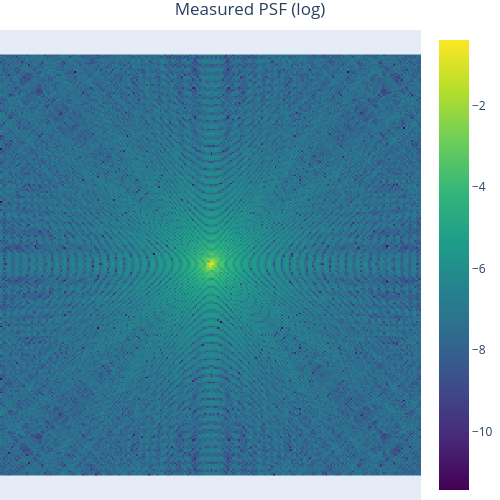
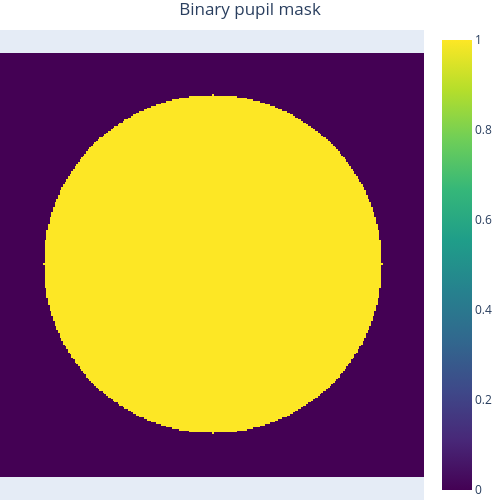
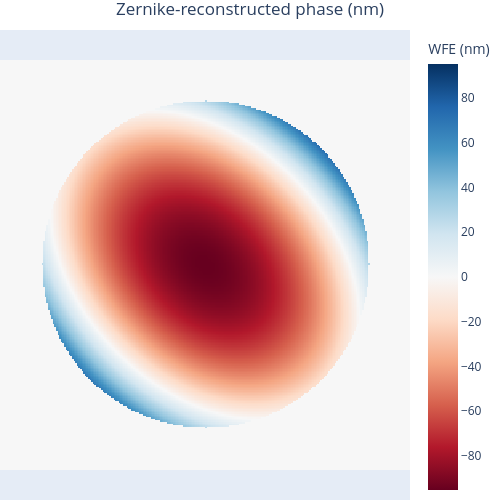
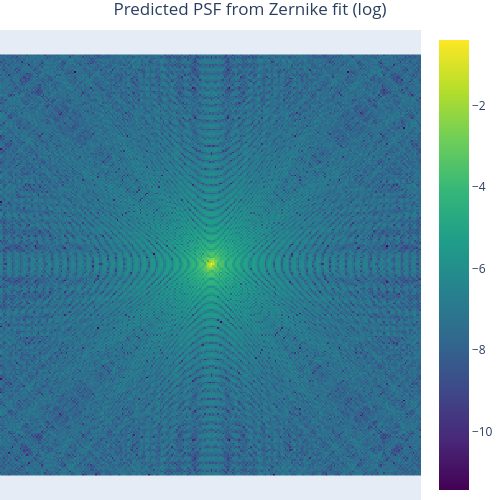

Notebook cell for these charts, in order:
### Markdown cell above
## Visualisation interactive (Plotly), à la demande

`psf_to_wfe(..., verbose=True)` affiche la PSF mesurée, le masque, la carte de phase (mesurée le cas échéant, et reconstruite à partir du fit Zernike) ainsi que la PSF prédite. Exemple avec la diversité de phase (la méthode la plus fidèle sur ces données).

### Code cell
_ = psf_to_wfe(
    method="phase_diversity",
    diversity_path=DATA_DIR / "psf_diversity_simu.tiff",
    defocus=275e-9,
    roi_radius=32,
    **{**COMMON, "verbose": True},
)

### Figure 1 — Plotly figure (JSON) as saved in the notebook; plotly's stock layout.template omitted (floating-point values rounded to 4 significant figures; data arrays with more than 128 entries replaced by an {"elided": "..."} marker saying what was removed)
{"data": [{"colorscale": [[0.0, "#440154"], [0.1111, "#482878"], [0.2222, "#3e4989"], [0.3333, "#31688e"], [0.4444, "#26828e"], [0.5556, "#1f9e89"], [0.6667, "#35b779"], [0.7778, "#6ece58"], [0.8889, "#b5de2b"], [1.0, "#fde725"]], "showscale": true, "type": "heatmap", "z": {"elided": "256x256 float values"}, "zmax": -0.3909, "zmin": -11.43}], "layout": {"height": 500, "margin": {"b": 0, "l": 0, "r": 0, "t": 30}, "title": {"text": "Measured PSF (log)", "x": 0.5, "xanchor": "center"}, "width": 500, "xaxis": {"constrain": "domain", "showgrid": false, "showticklabels": false, "zeroline": false}, "yaxis": {"scaleanchor": "x", "scaleratio": 1, "showgrid": false, "showticklabels": false, "zeroline": false}}}

### Figure 2 — Plotly figure (JSON) as saved in the notebook; plotly's stock layout.template omitted (floating-point values rounded to 4 significant figures; data arrays with more than 128 entries replaced by an {"elided": "..."} marker saying what was removed)
{"data": [{"colorscale": [[0.0, "#440154"], [0.1111, "#482878"], [0.2222, "#3e4989"], [0.3333, "#31688e"], [0.4444, "#26828e"], [0.5556, "#1f9e89"], [0.6667, "#35b779"], [0.7778, "#6ece58"], [0.8889, "#b5de2b"], [1.0, "#fde725"]], "showscale": true, "type": "heatmap", "z": {"elided": "256x256 int values"}}], "layout": {"height": 500, "margin": {"b": 0, "l": 0, "r": 0, "t": 30}, "title": {"text": "Binary pupil mask", "x": 0.5, "xanchor": "center"}, "width": 500, "xaxis": {"constrain": "domain", "showgrid": false, "showticklabels": false, "zeroline": false}, "yaxis": {"scaleanchor": "x", "scaleratio": 1, "showgrid": false, "showticklabels": false, "zeroline": false}}}

### Figure 3 — Plotly figure (JSON) as saved in the notebook; plotly's stock layout.template omitted (floating-point values rounded to 4 significant figures; data arrays with more than 128 entries replaced by an {"elided": "..."} marker saying what was removed)
{"data": [{"colorbar": {"title": {"text": "WFE (nm)"}}, "colorscale": [[0.0, "rgb(103,0,31)"], [0.1, "rgb(178,24,43)"], [0.2, "rgb(214,96,77)"], [0.3, "rgb(244,165,130)"], [0.4, "rgb(253,219,199)"], [0.5, "rgb(247,247,247)"], [0.6, "rgb(209,229,240)"], [0.7, "rgb(146,197,222)"], [0.8, "rgb(67,147,195)"], [0.9, "rgb(33,102,172)"], [1.0, "rgb(5,48,97)"]], "showscale": true, "type": "heatmap", "z": {"elided": "256x256 float values"}, "zmax": 95.26, "zmin": -95.26}], "layout": {"height": 500, "margin": {"b": 0, "l": 0, "r": 0, "t": 30}, "title": {"text": "Zernike-reconstructed phase (nm)", "x": 0.5, "xanchor": "center"}, "width": 500, "xaxis": {"constrain": "domain", "showgrid": false, "showticklabels": false, "zeroline": false}, "yaxis": {"scaleanchor": "x", "scaleratio": 1, "showgrid": false, "showticklabels": false, "zeroline": false}}}

### Figure 4 — Plotly figure (JSON) as saved in the notebook; plotly's stock layout.template omitted (floating-point values rounded to 4 significant figures; data arrays with more than 128 entries replaced by an {"elided": "..."} marker saying what was removed)
{"data": [{"colorscale": [[0.0, "#440154"], [0.1111, "#482878"], [0.2222, "#3e4989"], [0.3333, "#31688e"], [0.4444, "#26828e"], [0.5556, "#1f9e89"], [0.6667, "#35b779"], [0.7778, "#6ece58"], [0.8889, "#b5de2b"], [1.0, "#fde725"]], "showscale": true, "type": "heatmap", "z": {"elided": "256x256 float values"}, "zmax": -0.3909, "zmin": -11.43}], "layout": {"height": 500, "margin": {"b": 0, "l": 0, "r": 0, "t": 30}, "title": {"text": "Predicted PSF from Zernike fit (log)", "x": 0.5, "xanchor": "center"}, "width": 500, "xaxis": {"constrain": "domain", "showgrid": false, "showticklabels": false, "zeroline": false}, "yaxis": {"scaleanchor": "x", "scaleratio": 1, "showgrid": false, "showticklabels": false, "zeroline": false}}}
